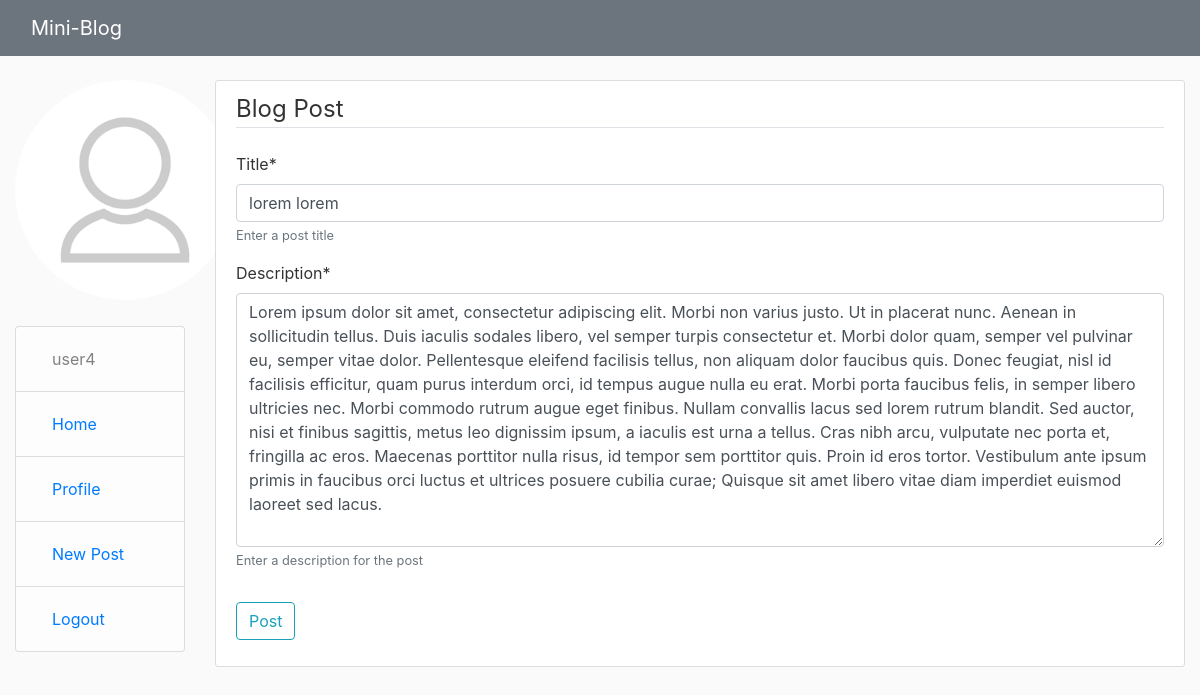
Page /blog/post/8/update/ (signed in) on the committed database.
### users/models.py (models this page shows, shortened)
class Profile(models.Model):
    user = models.OneToOneField(User, on_delete=models.CASCADE)
    image = models.ImageField(default='default.png', upload_to='profile_pics')

### blog/models.py (models this page shows, shortened)
class Post(models.Model):
    title = models.CharField(max_length=200, help_text='Enter a post title')
    description = models.TextField(max_length=1000, help_text='Enter a description for the post')
    date = models.DateTimeField(default=timezone.now)
    author = models.ForeignKey(User, on_delete=models.CASCADE)
    likes = models.ManyToManyField(User, related_name='blog_post')
    class Meta:
        ordering = ['-date']

### blog/views.py (the view, shortened to what this page needs)
# urls.py: path('post/<int:pk>/update/', views.PostUpdateView.as_view(), name='post-update'),
class PostUpdateView(LoginRequiredMixin, UserPassesTestMixin, generic.UpdateView):
    model = Post
    fields = ['title', 'description']
    def test_func(self):
        post = self.get_object()
        if self.request.user == post.author:
            return True
        return False

### blog/templates/blog/post_form.html (shortened to what this page needs)
{% extends "base_generic.html" %}
{% load crispy_forms_tags %}
{% block content %}
    <div class="content-section">
        <form method="POST">
            <fieldset class="form-group">
                <legend class="border-bottom mb-4">Blog Post</legend>
                {{ form|crispy }}
            </fieldset>
            <div class="form-group">
                <button class="btn btn-outline-info" type="submit">Post</button>
            </div>
        </form>
    </div>
{% endblock %}

### blog/templates/base_generic.html (shortened to what this page needs)
<!DOCTYPE html>
<html lang="en">
<head>
    <link rel="stylesheet" href="https://maxcdn.bootstrapcdn.com/bootstrap/4.0.0/css/bootstrap.min.css">
    {% load static %}
    <link rel="stylesheet" href="{% static 'blog/css/main.css' %}">
</head>
<body>
    <header class="site-header">
      <nav class="navbar navbar-expand-md navbar-dark bg-secondary fixed-top">
        <div class="col-md-2">
          <a class="navbar-brand mr-4" href="{% url 'index' %}">Mini-Blog</a>
        </div>
      </nav>
    </header>
    <div class="container-fluid">
        <div class="row">
            <div class="col-md-2">
            {% block sidebar %}
                {% if user.is_authenticated %}
                    <div>
                        <div class="media">
                            <img class="rounded-circle home-img" src="{{ user.profile.image.url }}">
                        </div>
                    </div>
                {% endif %}
                <ul class="sidebar-nav">
                    <li class="list-group-item list-group-item-light"><a class="nav-item nav-link">{{ user.username }}</a></li>
                    <li class="list-group-item list-group-item-light"><a class="nav-item nav-link" href="{% url 'index' %}">Home</a></li>
                    {% if user.is_authenticated %}
                        <li class="list-group-item list-group-item-light"><a class="nav-item nav-link" href="{% url 'profile' %}">Profile</a></li>
                        <li class="list-group-item list-group-item-light"><a class="nav-item nav-link" href="{% url 'post-create' %}">New Post</a></li>
                        <li class="list-group-item list-group-item-light"><a class="nav-item nav-link" href="{% url 'logout' %}">Logout</a></li>
                    {% else %}
                        <li class="list-group-item list-group-item-light"><a class="nav-item nav-link" href="{% url 'login' %}">Login</a></li>
                        <li class="list-group-item list-group-item-light"><a class="nav-item nav-link" href="{% url 'register' %}">Register</a></li>
                    {% endif %}
                </ul>
            {% endblock %}
            </div>
            <div class="col-sm-10">
                {% block content %}{% endblock %}
            </div>
        </div>
    </div>
  </body>
</body>
</html>

### blog/static/blog/css/main.css (style rules this page uses)
body { background: #fafafa; color: #333333; margin-top: 5rem; }
ul { margin: 0; }
.content-section { background: #ffffff; padding: 10px 20px; border: 1px solid #dddddd; border-radius: 3px; margin-bottom: 20px; }
.home-img { height: 220px; width: 220px; margin-right: 20px; margin-bottom: 16px; }
.sidebar-nav { margin-top: 10px; padding: 0; list-style: none; }

### rows in the picture
Post: title "lorem lorem", description "Lorem ipsum dolor sit amet, consectetur adipiscing elit. Morbi non varius justo. Ut in placerat nunc. Aenean in sollicitudin tellus. Duis iaculis sodales libero, vel semper turpis consectetur et. Morbi dolor quam, semper vel pulvinar eu, semper vitae dolor. Pellentesque eleifend facilisis tellus, non aliquam dolor faucibus quis. Donec feugiat, nisl id facilisis efficitur, quam purus interdum orci, id tempus augue nulla eu erat. Morbi porta faucibus felis, in semper libero ultricies nec. Morbi commodo rutrum augue eget finibus. Nullam convallis lacus sed lorem rutrum blandit. Sed auctor, nisi et finibus sagittis, metus leo dignissim ipsum, a iaculis est urna a tellus. Cras nibh arcu,…"

### other values in the picture
{{ user.username }} "user4"
